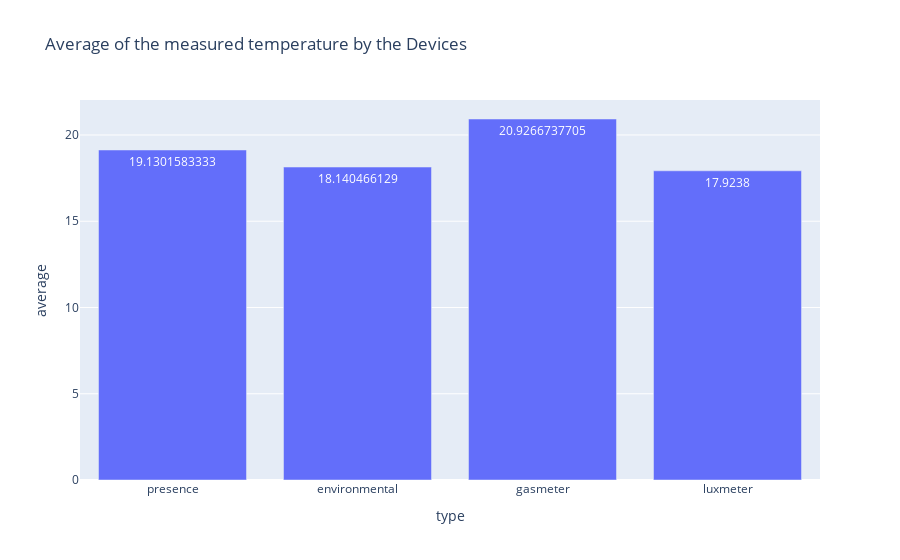

The code cell stored with this chart in its notebook:
### Markdown cell above
# Histogram of average temperatures between devices

### Code cell
presto_cur.execute("select avg(measures.v),general.type FROM general INNER JOIN measures on general.uuid=measures.uuid WHERE measures.k='device_temperature' GROUP BY general.type")
records=presto_cur.fetchall()
df2 = DataFrame(records)
df2.columns = ['average', 'type']
fig = px.bar(df2, x="type", y="average", title="Average of the measured temperature by the Devices",height=400,text_auto='',)
fig.show()

### Figure 1 — Plotly figure (JSON) as saved in the notebook; plotly's stock layout.template omitted (floating-point values rounded to 4 significant figures)
{"data": [{"alignmentgroup": "True", "hovertemplate": "type=%{x}<br>average=%{y}<extra></extra>", "legendgroup": "", "marker": {"color": "#636efa", "pattern": {"shape": ""}}, "name": "", "offsetgroup": "", "orientation": "v", "showlegend": false, "textposition": "auto", "texttemplate": "%{y:}", "type": "bar", "x": ["presence", "environmental", "gasmeter", "luxmeter"], "xaxis": "x", "y": [19.13, 18.14, 20.93, 17.92], "yaxis": "y"}], "layout": {"autosize": true, "barmode": "relative", "legend": {"tracegroupgap": 0}, "title": {"text": "Average of the measured temperature by the Devices"}, "xaxis": {"anchor": "y", "autorange": true, "domain": [0, 1], "range": [-0.5, 3.5], "title": {"text": "type"}, "type": "category"}, "yaxis": {"anchor": "x", "autorange": true, "domain": [0, 1], "range": [0, 22.03], "title": {"text": "average"}, "type": "linear"}}}
